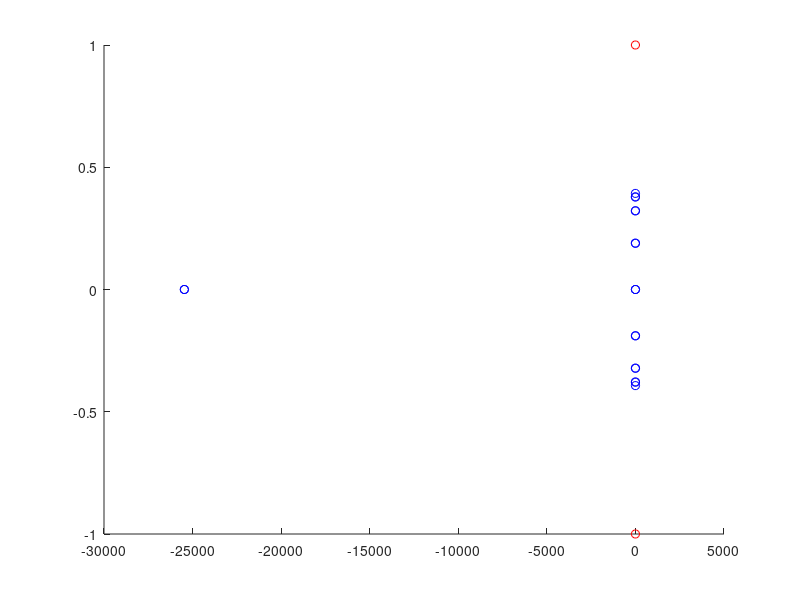

The MATLAB script that drew this image: (Note: this script raises an error after producing the figure.)
Num = 16;
vm = (0:(Num/2))+1e-4;
delta_b = 0.5*j;
b = (1/2+delta_b);

v_dd = -exp(4*1j*pi*vm/Num)-b^2*(-1+exp(4*1j*pi*vm/Num)).^2;
v_dd = sqrt(v_dd);
vx1 = -(1j+1j*exp(4*1j*pi*vm/Num)+2*v_dd)./(2*(-1+exp(4*1j*vm*pi/Num)));
vx2 = -(1j+1j*exp(4*1j*pi*vm/Num)-2*v_dd)./(2*(-1+exp(4*1j*vm*pi/Num)));
disp(vx1);
disp(vx2);

vx = [vx1,vx2];

close(figure(1));
close(figure(2));
figure(1);
hold on;
plot(real(vx1),imag(vx1),'bo');
plot(real(vx2),imag(vx2),'bo');
plot(0,1,'ro');
plot(0,-1,'ro');
epsilon = 1e6;
gamma = 1e-6;
fn_Fj(vx,b,epsilon)

tm = fn_m(vx,b,epsilon);

v_delta_x = rand(1,Num)*1e-5;

fn_Fj(vx+v_delta_x,b,epsilon) - fn_Fj(vx,b,epsilon)
v_delta_x*transpose(fn_m(vx,b,epsilon))

vx0 = vx;

while 1
    while 1
        
        tm = fn_m(vx,b,epsilon);
        vFj = fn_Fj(vx,b,epsilon);
        
        delta_vx = -tm\transpose(vFj);
        vx = vx + transpose(delta_vx);
%         disp(vx);
        disp(norm(fn_Fj(vx,b,epsilon)));
        
        if norm(fn_Fj(vx,b,epsilon))<1e-8
            break;
        end
        
    end
    
%     figure(1);
%     hold on;
%     plot(real(vx),imag(vx),'g*');
    
    figure(2);
    plot(real(vx),imag(vx),'ro');
    
    pause(0.001);
    
    
    gamma = gamma + 1e-3;
    epsilon = 1/gamma;
    disp(epsilon);
    
    if epsilon<1.18
        disp('look out!');
    end
    
end

function res = fn_Fj(vx,b,epsilon)
Num = length(vx);
[mx1,mx2] = meshgrid(vx,vx);

f1 = @(x) log(((x-1j/2).^2+b^2)./((x+1j/2).^2+b^2));
f2 = @(x) log((x-1j*epsilon)./(x+1j*epsilon));

tm = f2(mx1-mx2);
tm(logical(eye(Num))) = 0;
vx1 = Num/2*f1(vx);
vx2 = sum(tm);
res = vx1-vx2;

res_real = real(res);
res_imag = mod(imag(res)+pi,2*pi) - pi;
res = res_real + 1j*res_imag;
end

function res = fn_m(vx,b,epsilon)

Num = length(vx);
d2 = @(x) 1./(x-1j*epsilon) - 1./(x+1j*epsilon);
d1 = @(x) -8j*(-1+4*b^2-4*x.^2)./(16*b^4+8*b^2*(-1+4*x.^2)+(1+4*x.^2).^2);

mx2 = ones(Num,1)*vx;
mx1 = transpose(mx2);

tm = d2(mx1-mx2);
tm(logical(eye(Num))) = 0;

tv1 = Num/2*d1(vx);
tm1 = diag(tv1);
tv2 = transpose(sum(tm,2));
tm2 = -diag(tv2);

tm3 = tm;

res = tm1 + tm2 + tm3;

end
